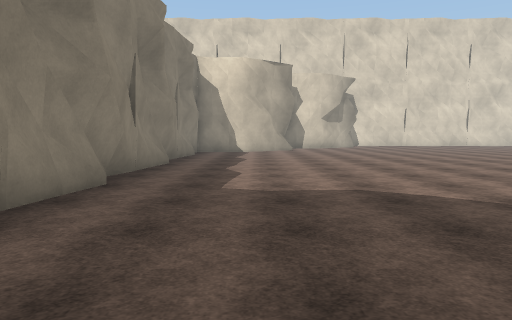
view 1 (above)

24 first-person views from a walk through a 3-D level made in the Unity game engine. The camera is 1.5 m above the floor, tilts 4° down and sees 70° across. The floor is counted in squares, 2 m on a side. Each view is taken from the middle of a square. On the plan, view 1 faces up. The plan holds only what a view shows up to about 11 squares ahead; the rest is blank. The place goes on beyond the plan. Surface patterns are stand-ins for the level's own textures.

view 2
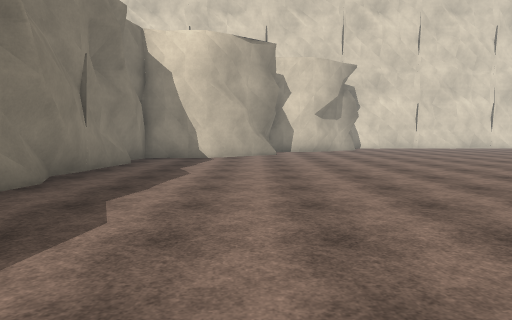

view 3
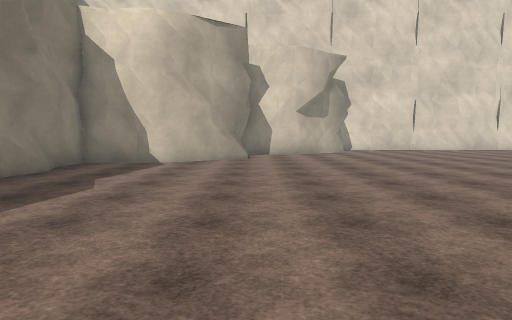

view 4
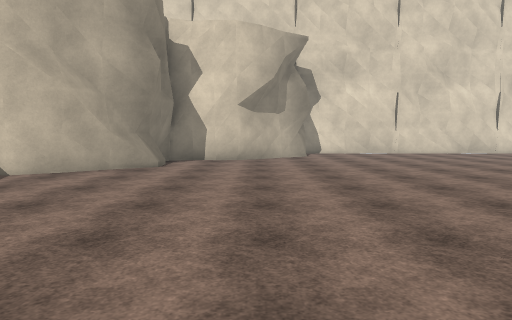

view 5
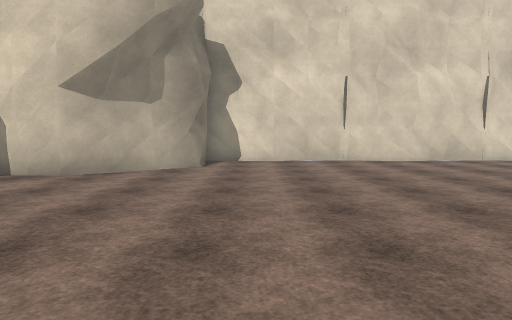

view 6
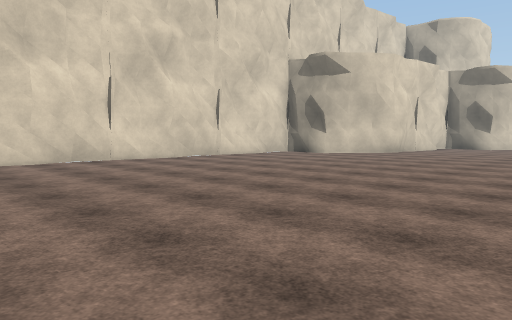

view 7
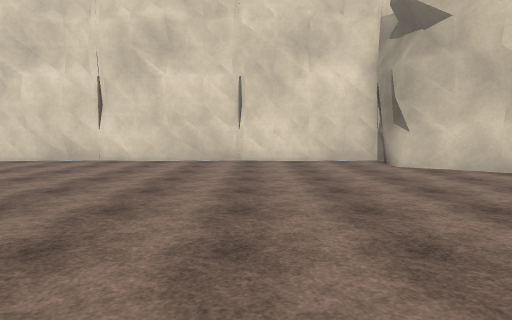

view 8
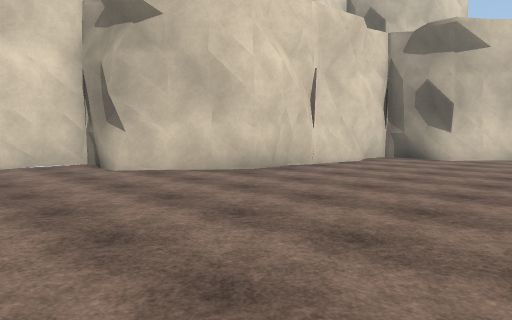

view 9
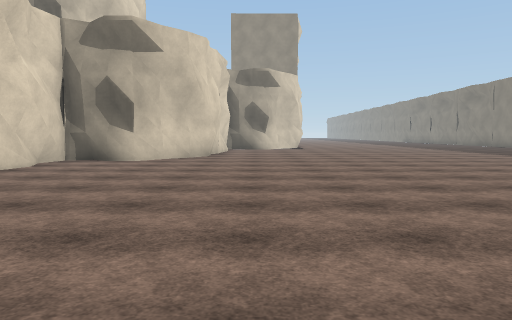

view 10
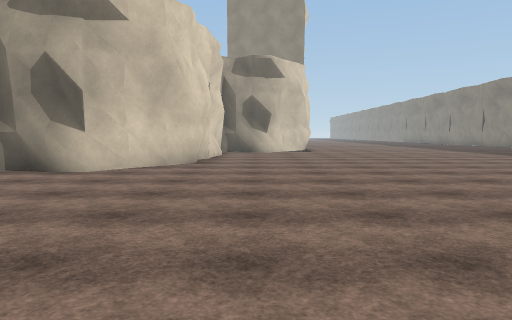

view 11
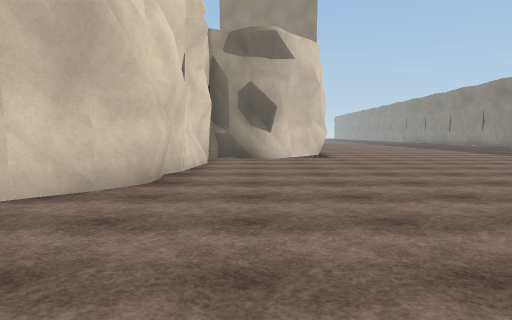

view 12
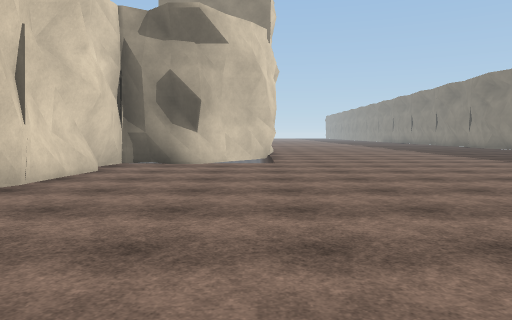

view 13
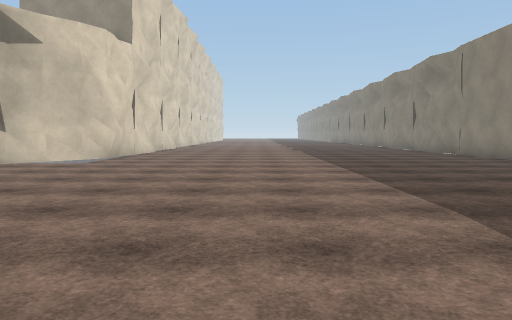

view 14
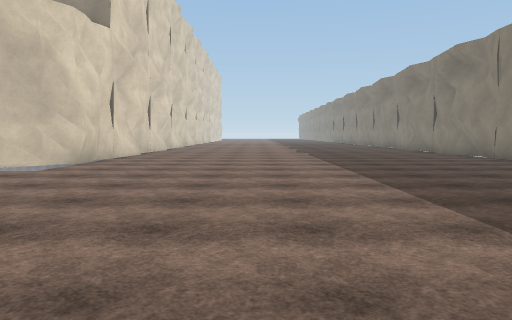

view 15
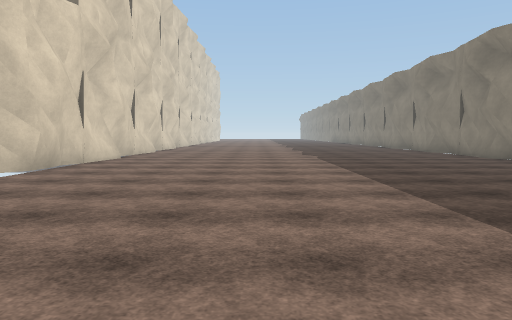

view 16
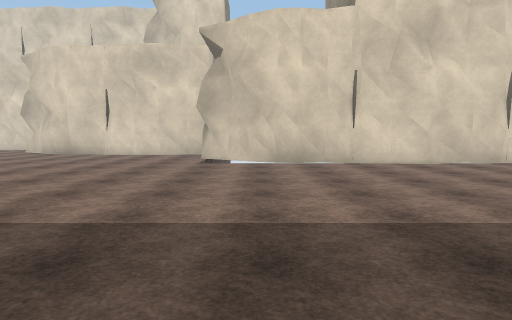

view 17
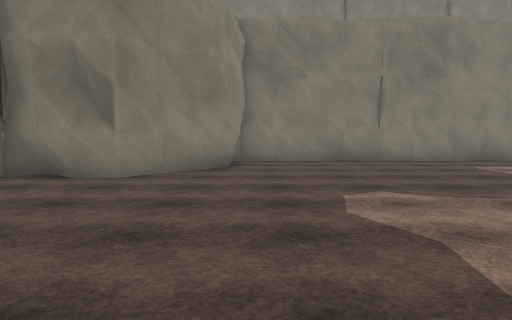

view 18
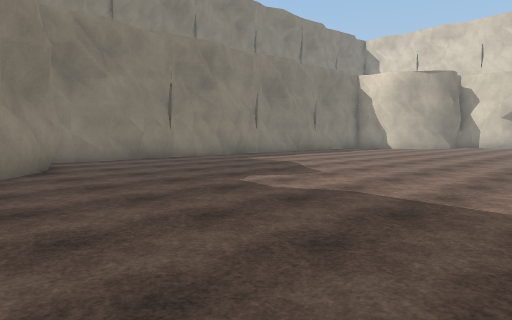

view 19
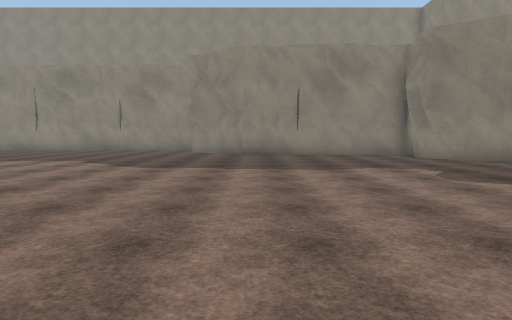

view 20
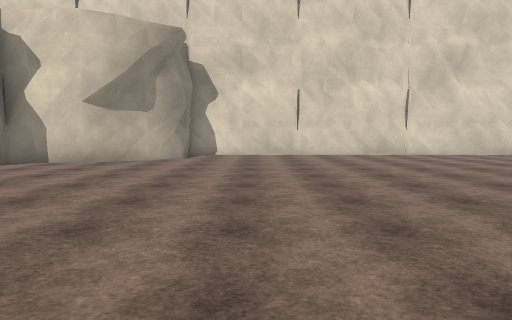

view 21
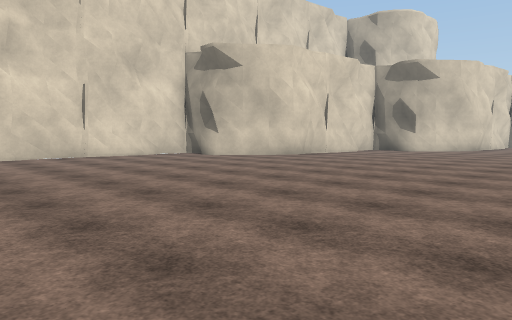

view 22
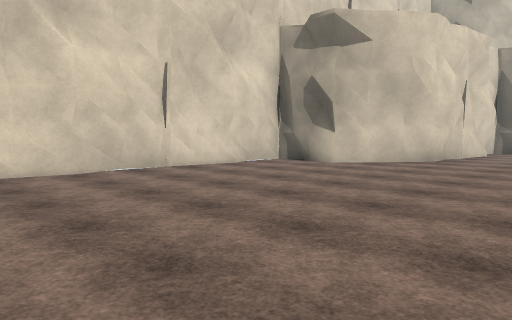

view 23
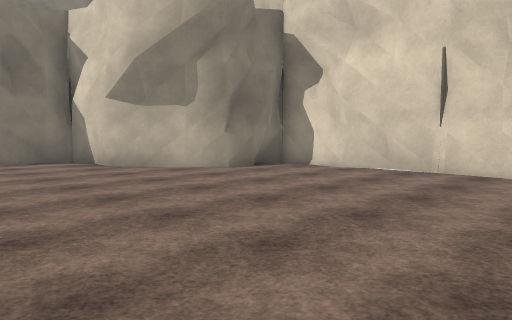

view 24
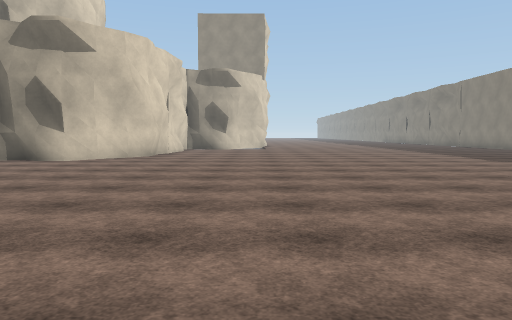

### Floor plan
Key: @ floor where view 1 was taken; # wall or solid block; . floor.
Columns run from 3 left of view 1 to 43 right of it. Each row starts with its distance up from view 1.
 24         ##################
 23         #................#
 22         #................#
 21        ##................##
 20     ####..................########
 19     #............................#
 18     #............................#
 17    ##............................##
 16 ####..............................########
 15 #........................................#
 14 #........................................#
 13 #........................................##
 12 #.............   ........................ #####
 11 #............   . ..   ........................
 10 #...........            .......................
  9 #..........               .....................
  8 #...........               ....................
  7 #............                ..................
  6 #............                 .................
  5 #.............                  ...............
  4 #..............                    ............
  3 #..............                     ...........
  2 #...............                      .........
  1 #................                      ........
  0 #..@.............                        ......
 -1 ####..............                        #####
 -2    ##.............
 -3     #..... .

Positions as (right, up) in squares from view 1, and headings:
1: (0, 0), facing up
2: (1, 4), facing up
3: (2, 6), facing up
4: (4, 9), facing up
5: (7, 13), facing up
6: (9, 13), facing up-right
7: (18, 13), facing up
8: (18, 14), facing up-right
9: (19, 14), facing right
10: (22, 14), facing right
11: (26, 14), facing right
12: (28, 12), facing right
13: (28, 7), facing right
14: (30, 7), facing right
15: (32, 7), facing right
16: (39, 2), facing up
17: (8, 0), facing left
18: (8, -3), facing up-left
19: (7, 9), facing down
20: (8, 10), facing up
21: (13, 11), facing up-right
22: (13, 16), facing up-right
23: (12, 16), facing up-left
24: (19, 12), facing right
